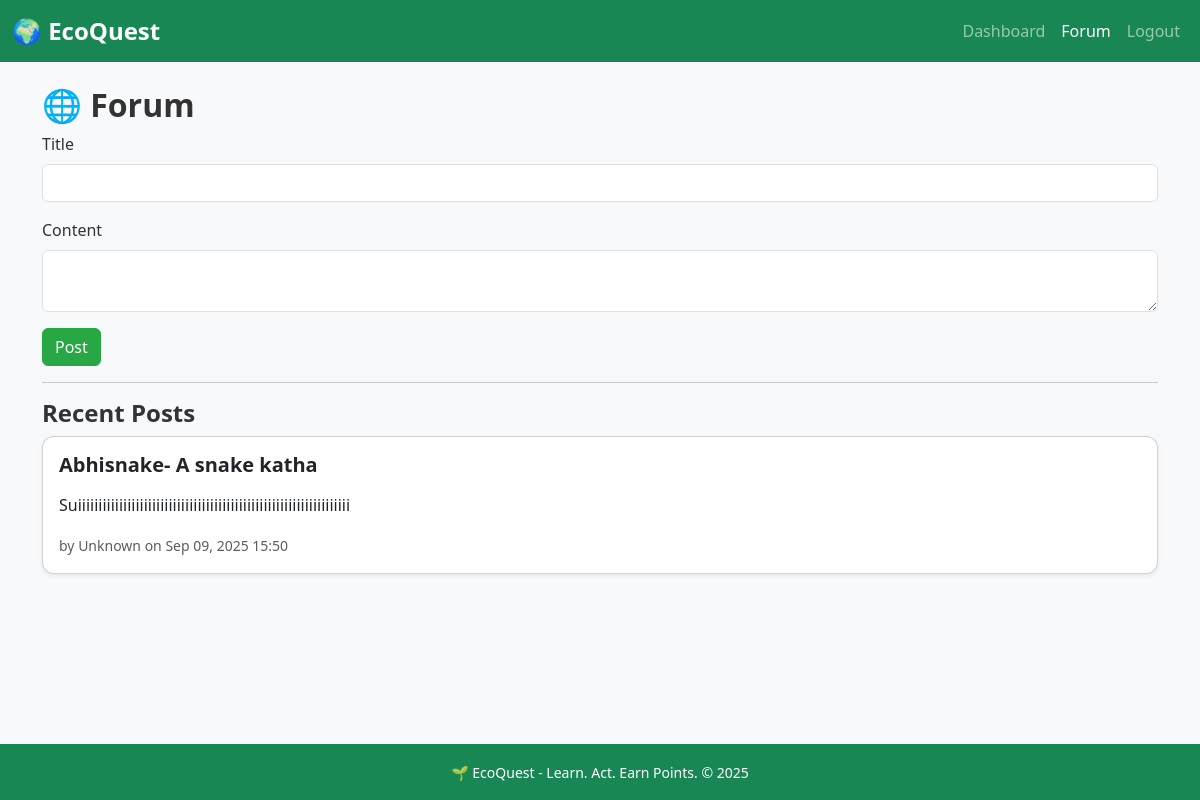
The page /forum (signed in) on the database its author committed.
### models.py (models this page shows, shortened)
class ForumPost(db.Model):
    __tablename__ = "forum_post"
    id = db.Column(db.Integer, primary_key=True)
    user_id = db.Column(db.Integer, db.ForeignKey("user.id"), nullable=False)
    title = db.Column(db.String(200))
    content = db.Column(db.Text)
    created_at = db.Column(db.DateTime, default=datetime.utcnow)

### app.py (the view, shortened to what this page needs)
@app.route("/forum", methods=["GET", "POST"])
@login_required
def forum():
    form = ForumForm()
    posts = ForumPost.query.order_by(ForumPost.created_at.desc()).all()
    return render_template("forum.html", form=form, posts=posts)

### forms.py
class ForumForm(FlaskForm):
    title = StringField("Title", validators=[DataRequired(), Length(max=200)])
    content = TextAreaField("Content", validators=[DataRequired()])
    submit = SubmitField("Post")

### app.py (called while the page is built)
@login_manager.user_loader
def load_user(user_id):
    return User.query.get(int(user_id))

@app.context_processor
def inject_now():
    return {"now": datetime.now}

### templates/forum.html (shortened to what this page needs)
{% extends "base.html" %}
{% block content %}
<h2>🌐 Forum</h2>
<form method="POST">
    <div class="mb-3">
        {{ form.title.label(class="form-label") }}
        {{ form.title(class="form-control") }}
    </div>
    <div class="mb-3">
        {{ form.content.label(class="form-label") }}
        {{ form.content(class="form-control") }}
    </div>
    {{ form.submit(class="btn btn-success") }}
</form>
<hr>
<h4>Recent Posts</h4>
{% for post in posts %}
    <div class="card mb-3 shadow-sm">
        <div class="card-body">
            <h5 class="card-title">{{ post.title }}</h5>
            <p class="card-text">{{ post.content }}</p>
            <small class="text-muted">by {{ post.user.name if post.user else "Unknown" }} on {{ post.created_at.strftime("%b %d, %Y %H:%M") }}</small>
        </div>
    </div>
{% else %}
    <p>No posts yet. Be the first to post!</p>
{% endfor %}
{% endblock %}

### static/css/styles.css (style rules this page uses)
body { font-family: 'Segoe UI', Tahoma, Geneva, Verdana, sans-serif; background-color: #f8f9fa; color: #333; }
.card { border-radius: 0.75rem; }
.card-title { font-weight: 600; margin-bottom: 1rem; }
.btn-success { background-color: #28a745; border-color: #28a745; }
.text-muted { font-size: 0.875rem; }
h2, h4, h5 { font-weight: 600; }

### rows shown on the page
ForumPost: title "Abhisnake- A snake katha", content "Suiiiiiiiiiiiiiiiiiiiiiiiiiiiiiiiiiiiiiiiiiiiiiiiiiiiiiiiiiiiiiiiiii", user "Unknown", created_at "Sep 09, 2025 15:50"
